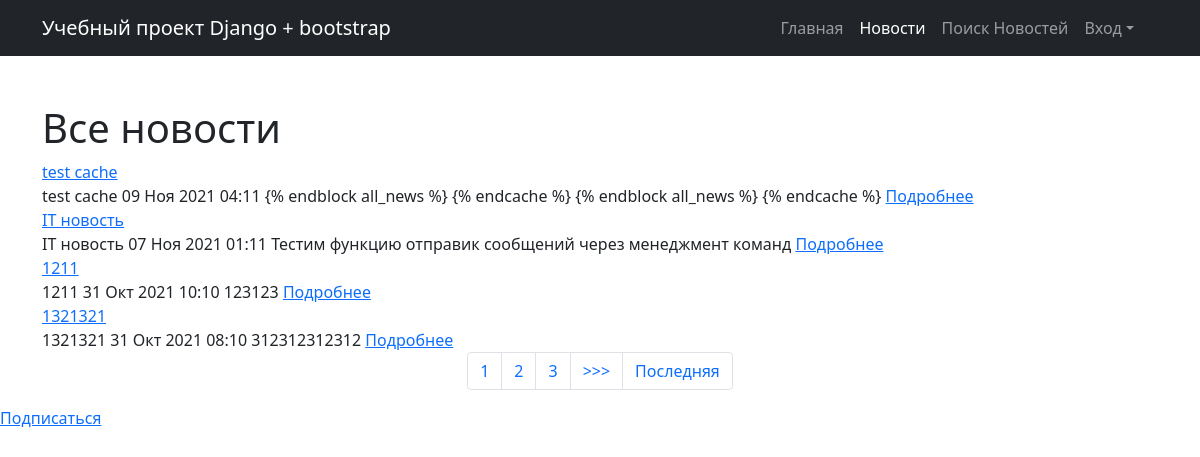
Before: /news/ with the older database file.
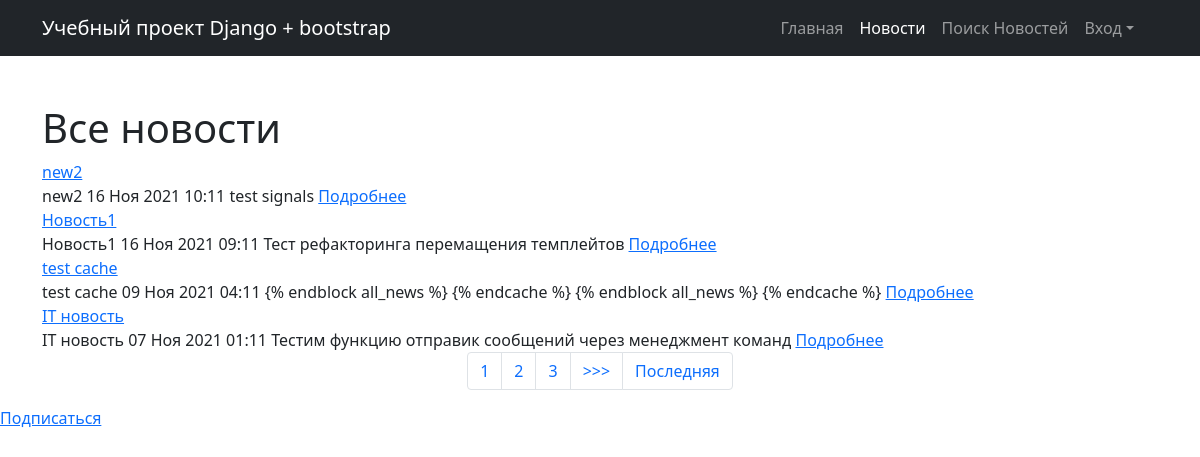
After: the same page with the newer database file.
### news/models.py (models this page shows, shortened)
class Post(models.Model):
    NEWS = 'NW'
    ARTICLE = 'AR'
    MATERIAL_CHOICES = [
        (NEWS, 'Новость'),
        (ARTICLE, 'Статья'),
    ]
    material = models.CharField(
        max_length=7,
        choices=MATERIAL_CHOICES,
        default='article')
    created_by = models.ForeignKey(Author, on_delete=models.CASCADE)
    timeCreation = models.DateTimeField(auto_now_add=True)
    title = models.CharField(max_length=128)
    text = models.TextField()
    rating = models.IntegerField(default=0)
    postCategory = models.ManyToManyField(Category, through='PostCategory')

### news/views.py (the view, shortened to what this page needs)
# urls.py: path('', cache_page(10)(PostsList.as_view())),
class PostsList(ListView):
    model = Post
    template_name = 'news/news.html'
    context_object_name = 'posts'
    queryset = Post.objects.order_by('-timeCreation')
    paginate_by = 4
    form_class = PostForm
    def get_context_data(self, **kwargs): # забираем отфильтрованные объекты переопределяя метод get_context_data у наследуемого класса (привет полиморфизм, мы скучали!!!)
        context = super().get_context_data(**kwargs)
        context['filter'] = PostFilter(self.request.GET, queryset=self.get_queryset()) # вписываем наш фильтр в контекст
        context['form'] = PostForm()
        context['page_news'] = 'active'
        return context

### news/models.py (called while the page is built)
    def __str__(self):
        return f'{self.user.username}'

### news/templatetags/custom_filters.py (called while the page is built)
@register.filter(name='censor') # регестрируем наш фильтр под именем multiply, чтоб django понимал, что это именно фильтр, а не простая функция
def censor(raw): # первый аргумент здесь это то значение, к которому надо применить фильтр, второй аргуменит — это аргумент фильтра, т.е. примерно следующее будет в шаблоне value|multiply:arg
    list_word = raw.split()
    clear_text = ''
    word=''
    for i in list_word:
        if '.' or ',' in i:
            word = i.replace(',', '')
            word = i.replace('.', '')
        if not word.lower() in CENSOR:
            clear_text += i + ' '
        else:
            clear_text += 'censor '
    return clear_text

### templates/news/news.html (shortened to what this page needs)
{% extends 'flatpages/default.html' %}
{% block content %}
        {% load cache %}
            {% cache 30 all_news %}
            {% block all_news %}
    <div class="container">
    <div class="text-left mt-5">
    <h1>Все новости </h1>
    {% load custom_filters %}
    {% if posts %}
        {% for post in posts %}
            <a href="{% url 'post_detail' post.id %}">{{ post.title|censor }}</a>
            <br>
            {{ post.title |censor }}  {{ post.timeCreation |date:'d M Y h:m'}} {{ post.text | truncatechars:300 |censor }}
            <a class="link-primary" aria-current="page" href="/news/{{post.pk}}">Подробнее</a>
            <br>
        {% endfor %}
        {% else %}
            <h2> Новостей нет</h2>
    {% endif %}
      </div>
    </div>
{% include 'news/pagination.html' %}
<a href="/subscribe/" class="link_secondary"> Подписаться</a>
            {% endblock all_news %}
        {% endcache %}
{% endblock content %}

### templates/flatpages/default.html (shortened to what this page needs)
<!DOCTYPE html>
<html lang="en">
    <head>
        {% load static %}
        <link rel="stylesheet" type="text/css" href="{% static 'news/css/styles.css' %}">
    </head>
    <body>
        <nav class="navbar navbar-expand-lg navbar-dark bg-dark">
            <div class="container">
                <a class="navbar-brand" href="#">Учебный проект Django + bootstrap</a>
                <div class="collapse navbar-collapse" id="navbarSupportedContent">
                    <ul class="navbar-nav ms-auto mb-2 mb-lg-0">
                        <li class="nav-item"><a class="nav-link {{ page_main}}" href="/">Главная</a></li>
                        <li class="nav-item"><a class="nav-link {{ page_news }}" aria-current="page" href="/news/">Новости</a></li>
                        <li class="nav-item"><a class="nav-link {{ page_search }}" aria-current="page" href="/news/search">Поиск Новостей</a></li>
                        <li class="nav-item dropdown">
                            <a class="nav-link dropdown-toggle" id="navbarDropdown" href="#" role="button" data-bs-toggle="dropdown" aria-expanded="false">Вход</a>
                        <li class="nav-item ">
                          <a class="nav-link disabled">{{user.username}}</a>
                        </li>
                    </ul>
                </div>
            </div>
        </nav>
        <main>
        {% block body %}
            {% block content %}
            {% endblock content %}
        {% endblock body %}
        </main>
    </body>
</html>

### templates/news/pagination.html (shortened to what this page needs)
<div class="container">
<nav aria-label="Page navigation example">
    <ul class="pagination justify-content-center">
    {% if is_paginated %}
        {% for num in page_obj.paginator.page_range %}
            {% if page_obj.number == num %}
        <li class="page-item">  <a class="page-link">{{ num }}</a> </li>
            {% elif num > page_obj.number|add:'-3' and num < page_obj.number|add:'3' %}
        <li class="page-item"> <a class="page-link" href="?page={{ num }}">{{ num }}</a> </li>
            {% endif %}
        {% endfor %}
        {% if page_obj.has_next %}
        <li class="page-item"> <a class="page-link" href="?page={{ page_obj.next_page_number }}">>>></a> </li>
        <li class="page-item">    <a class="page-link" href="?page={{ page_obj.paginator.num_pages }}">Последняя</a> </li>
        {% endif %}
        {% endif %}
        </ul>
</nav>
</div>

Changed rows visible on the page:
no longer on this page (row unchanged): Post: title|censor "1211", timeCreation "31 Окт 2021 10:10", text|censor "123123"
no longer on this page (row unchanged): Post: title|censor "1321321", timeCreation "31 Окт 2021 08:10", text|censor "312312312312"
added Post: title|censor "new2", timeCreation "16 Ноя 2021 10:11", text|censor "test signals"
added Post: title|censor "Новость1", timeCreation "16 Ноя 2021 09:11", text|censor "Тест рефакторинга перемащения темплейтов"
